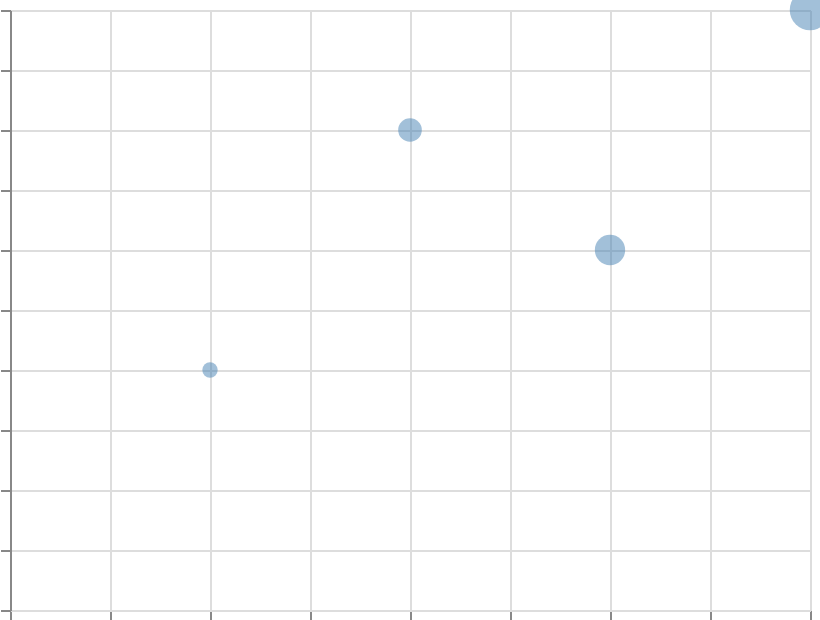

Specify this chart in Vega-Lite:
### Vega specification from a JSON file in a GitHub repository (floating-point values rounded to 4 significant figures)
{"$schema": "https://vega.github.io/schema/vega/v6.json", "width": 400, "height": 300, "padding": 5, "autosize": "none", "data": [{"name": "table", "values": [{"x": 1, "y": 2, "val": 5}, {"x": 2, "y": 4, "val": 50}, {"x": 3, "y": 3, "val": 100}, {"x": 4, "y": 5, "val": 200}]}], "scales": [{"name": "x", "type": "linear", "domain": {"data": "table", "field": "x"}, "range": "width", "nice": true}, {"name": "y", "type": "linear", "domain": {"data": "table", "field": "y"}, "range": [{"signal": "height"}, 0], "nice": true}, {"name": "size", "type": "linear", "domain": [0, 250], "range": [50, 500]}], "marks": [{"type": "symbol", "from": {"data": "table"}, "encode": {"update": {"x": {"scale": "x", "field": "x"}, "y": {"scale": "y", "field": "y"}, "size": {"scale": "size", "field": "val"}, "fill": {"value": "steelblue"}, "fillOpacity": {"value": 0.5}}}}], "axes": [{"scale": "x", "orient": "bottom", "grid": true, "labels": false}, {"scale": "y", "orient": "left", "grid": true, "labels": false}]}
